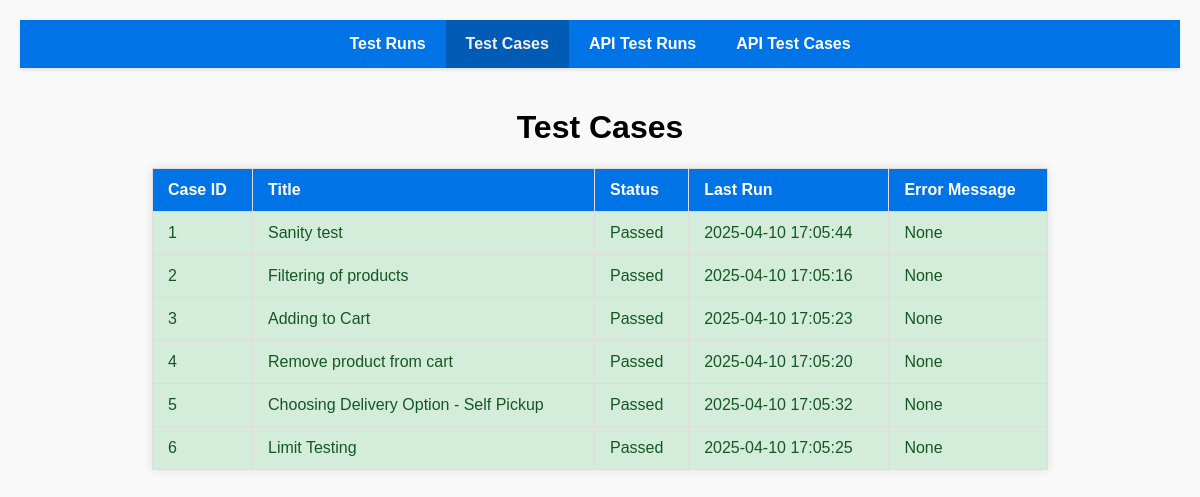
The app's page /test_cases, older data.
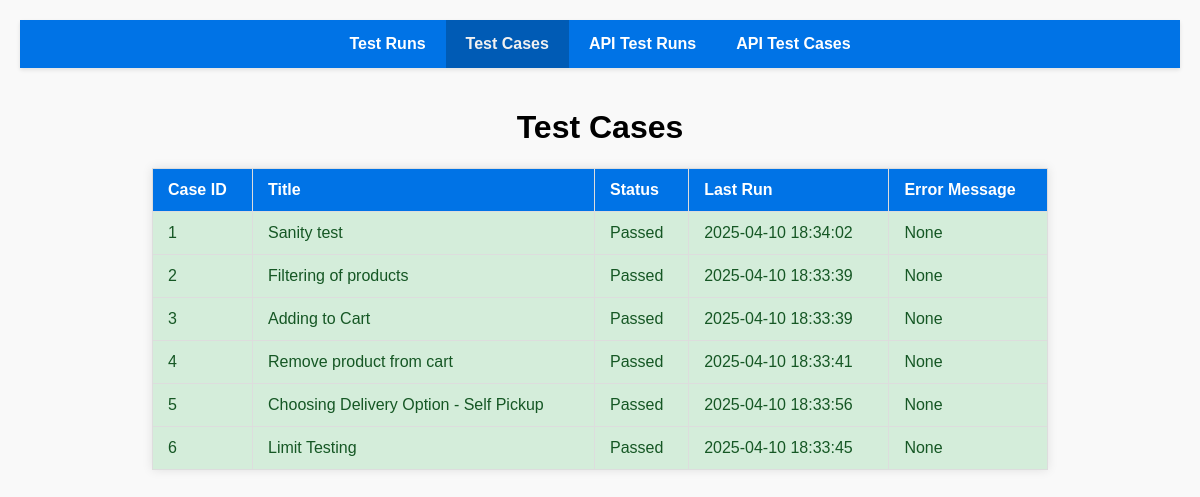
The same page, newer data.
### tables this page shows
CREATE TABLE test_cases (
    id INTEGER PRIMARY KEY,
    title TEXT NOT NULL,
    status TEXT NOT NULL, -- "Passed", "Failed", "In Progress"
    last_run TIMESTAMP,
    error_message TEXT
);

### flask_server.py (the view)
@app.route('/test_cases')
def test_cases():
    conn = sqlite3.connect('./sqlite_db/test_tracking.db')  # Connecting to a database
    cursor = conn.cursor()
    cursor.execute("SELECT * FROM test_cases")
    cases = cursor.fetchall()
    conn.close()
    return render_template('test_cases.html', cases=cases, current_path=request.path)

### templates/test_cases.html (shortened to what this page needs)
<!DOCTYPE html>
<html lang="en">
  <head>
  </head>
  <body>
    <header>
      <nav>
        <ul>
          <li>
            <a href="/" class="{{ 'active' if request.path == '/' else '' }}"
              >Test Runs</a
            >
          </li>
          <li>
            <a
              href="/test_cases"
              class="{{ 'active' if request.path == '/test_cases' else '' }}"
              >Test Cases</a
            >
          </li>
          <li>
            <a
              href="/test_runs_api"
              class="{{ 'active' if request.path == '/test_runs_api' else '' }}"
              >API Test Runs</a
            >
          </li>
          <li>
            <a
              href="/test_cases_api"
              class="{{ 'active' if request.path == '/test_cases_api' else '' }}"
              >API Test Cases</a
            >
          </li>
        </ul>
      </nav>
    </header>
    <main>
      <h1>Test Cases</h1>
      <table>
        <tr>
          <th>Case ID</th>
          <th>Title</th>
          <th>Status</th>
          <th>Last Run</th>
          <th>Error Message</th>
        </tr>
        {% for case in cases %}
        <tr class="{{ 'passed' if case[2] == 'Passed' else 'failed' }}">
          <td>{{ case[0] }}</td>
          <td>{{ case[1] }}</td>
          <td>{{ case[2] }}</td>
          <td>{{ case[3] }}</td>
          <td>{{ case[4] }}</td>
        </tr>
        {% endfor %}
      </table>
    </main>
  </body>
</html>

Row changes from the older to the newer data that the page shows:
changed test_cases "Sanity test": last_run "2025-04-10 17:05:44" → "2025-04-10 18:34:02"
changed test_cases "Filtering of products": last_run "2025-04-10 17:05:16" → "2025-04-10 18:33:39"
changed test_cases "Adding to Cart": last_run "2025-04-10 17:05:23" → "2025-04-10 18:33:39"
changed test_cases "Remove product from cart": last_run "2025-04-10 17:05:20" → "2025-04-10 18:33:41"
changed test_cases "Choosing Delivery Option - Self Pickup": last_run "2025-04-10 17:05:32" → "2025-04-10 18:33:56"
changed test_cases "Limit Testing": last_run "2025-04-10 17:05:25" → "2025-04-10 18:33:45"
